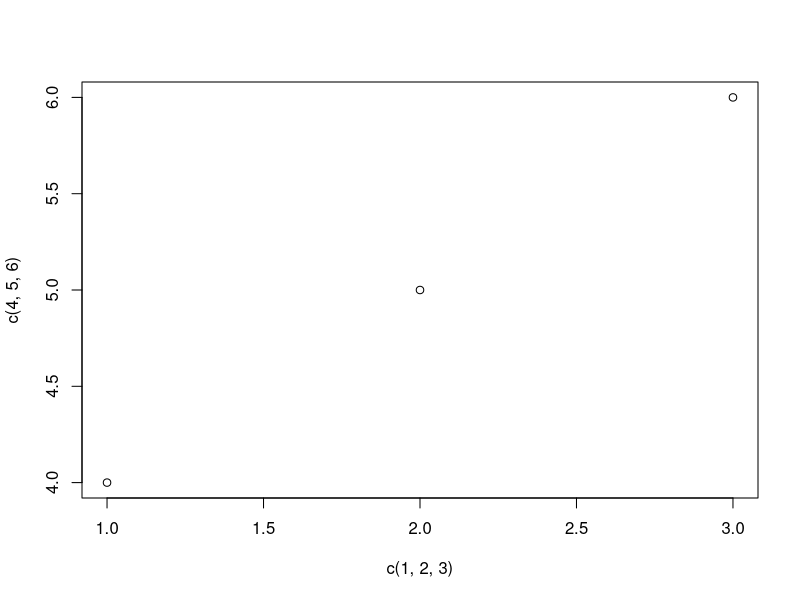

The R script that drew this image:
## ---- chunk 1
knitr::opts_chunk$set(echo = TRUE, fig.path='../figure/')
## ---- chunk 2
5 + 7
## ---- chunk 3
plot(c(1,2,3), c(4,5,6))
